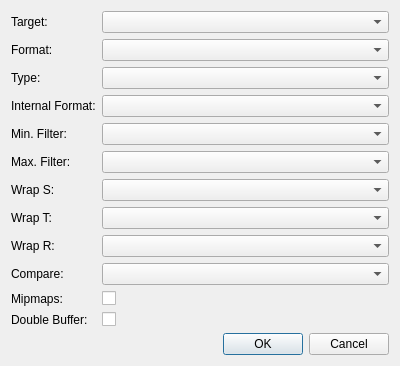
<?xml version="1.0" encoding="UTF-8"?>
<ui version="4.0">
 <class>TextureNodeForm</class>
 <widget class="QDialog" name="TextureNodeForm">
  <property name="geometry">
   <rect>
    <x>0</x>
    <y>0</y>
    <width>400</width>
    <height>352</height>
   </rect>
  </property>
  <property name="windowTitle">
   <string>Dialog</string>
  </property>
  <layout class="QVBoxLayout" name="verticalLayout">
   <item>
    <layout class="QFormLayout" name="formLayout">
     <item row="0" column="0">
      <widget class="QLabel" name="label">
       <property name="text">
        <string>Target:</string>
       </property>
      </widget>
     </item>
     <item row="0" column="1">
      <widget class="QComboBox" name="mComboTarget"/>
     </item>
     <item row="1" column="0">
      <widget class="QLabel" name="label_2">
       <property name="text">
        <string>Format:</string>
       </property>
      </widget>
     </item>
     <item row="1" column="1">
      <widget class="QComboBox" name="mComboFormat"/>
     </item>
     <item row="2" column="0">
      <widget class="QLabel" name="label_3">
       <property name="text">
        <string>Type:</string>
       </property>
      </widget>
     </item>
     <item row="2" column="1">
      <widget class="QComboBox" name="mComboType"/>
     </item>
     <item row="3" column="0">
      <widget class="QLabel" name="label_4">
       <property name="text">
        <string>Internal Format:</string>
       </property>
      </widget>
     </item>
     <item row="3" column="1">
      <widget class="QComboBox" name="mComboInternalFormat"/>
     </item>
     <item row="4" column="0">
      <widget class="QLabel" name="minFilterLabel">
       <property name="text">
        <string>Min. Filter:</string>
       </property>
      </widget>
     </item>
     <item row="4" column="1">
      <widget class="QComboBox" name="mFilterMin"/>
     </item>
     <item row="5" column="0">
      <widget class="QLabel" name="magFilterLabel">
       <property name="text">
        <string>Max. Filter:</string>
       </property>
      </widget>
     </item>
     <item row="5" column="1">
      <widget class="QComboBox" name="mFilterMag"/>
     </item>
     <item row="6" column="0">
      <widget class="QLabel" name="wrapSLabel">
       <property name="text">
        <string>Wrap S:</string>
       </property>
      </widget>
     </item>
     <item row="6" column="1">
      <widget class="QComboBox" name="mWrapS"/>
     </item>
     <item row="7" column="0">
      <widget class="QLabel" name="wrapTLabel">
       <property name="text">
        <string>Wrap T:</string>
       </property>
      </widget>
     </item>
     <item row="7" column="1">
      <widget class="QComboBox" name="mWrapT"/>
     </item>
     <item row="8" column="0">
      <widget class="QLabel" name="wrapRLabel">
       <property name="text">
        <string>Wrap R:</string>
       </property>
      </widget>
     </item>
     <item row="8" column="1">
      <widget class="QComboBox" name="mWrapR"/>
     </item>
     <item row="10" column="0">
      <widget class="QLabel" name="mipmapsLabel">
       <property name="text">
        <string>Mipmaps:</string>
       </property>
      </widget>
     </item>
     <item row="10" column="1">
      <widget class="QCheckBox" name="mMipMaps"/>
     </item>
     <item row="11" column="0">
      <widget class="QLabel" name="mDoubleBufferLabel">
       <property name="text">
        <string>Double Buffer:</string>
       </property>
      </widget>
     </item>
     <item row="11" column="1">
      <widget class="QCheckBox" name="mDoubleBuffer">
       <property name="text">
        <string/>
       </property>
      </widget>
     </item>
     <item row="9" column="0">
      <widget class="QLabel" name="label_5">
       <property name="text">
        <string>Compare:</string>
       </property>
      </widget>
     </item>
     <item row="9" column="1">
      <widget class="QComboBox" name="mCompare"/>
     </item>
    </layout>
   </item>
   <item>
    <widget class="QDialogButtonBox" name="buttonBox">
     <property name="orientation">
      <enum>Qt::Horizontal</enum>
     </property>
     <property name="standardButtons">
      <set>QDialogButtonBox::Cancel|QDialogButtonBox::Ok</set>
     </property>
    </widget>
   </item>
  </layout>
 </widget>
 <resources/>
 <connections>
  <connection>
   <sender>buttonBox</sender>
   <signal>accepted()</signal>
   <receiver>TextureNodeForm</receiver>
   <slot>accept()</slot>
   <hints>
    <hint type="sourcelabel">
     <x>248</x>
     <y>254</y>
    </hint>
    <hint type="destinationlabel">
     <x>157</x>
     <y>274</y>
    </hint>
   </hints>
  </connection>
  <connection>
   <sender>buttonBox</sender>
   <signal>rejected()</signal>
   <receiver>TextureNodeForm</receiver>
   <slot>reject()</slot>
   <hints>
    <hint type="sourcelabel">
     <x>316</x>
     <y>260</y>
    </hint>
    <hint type="destinationlabel">
     <x>286</x>
     <y>274</y>
    </hint>
   </hints>
  </connection>
 </connections>
</ui>
